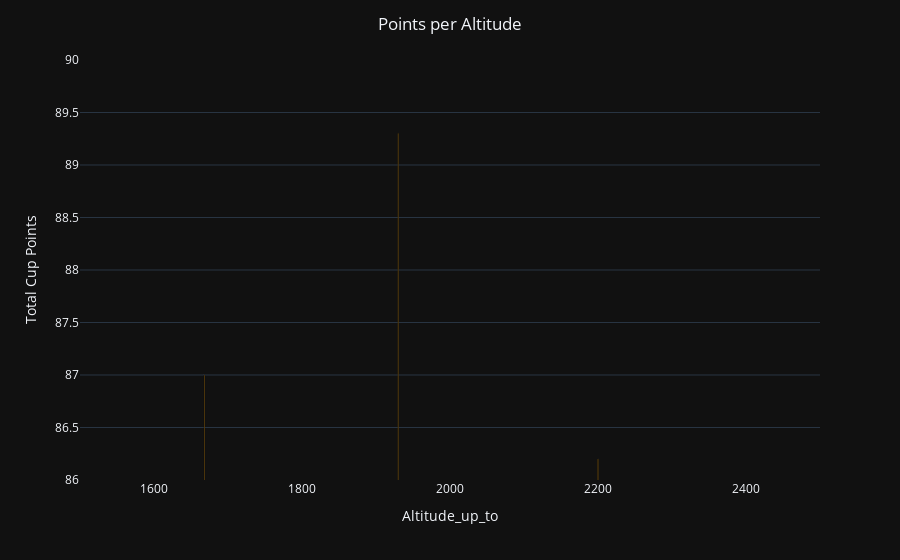

Notebook code for this chart:
### Code cell
fig1 = (
    px.bar(plot_df_score_per_altitude, x='Altitude_up_to', y='Total Cup Points', text='Total Cup Points')
    .update_layout(
        title='Points per Altitude',
        title_x=0.5,
        xaxis_range=[1500,2500],
        yaxis_range=[86,90],
        template = 'plotly_dark'
    )
    .update_traces(
        marker_color='#ffa500'
    )
)
fig1.show()

### Figure 1 — Plotly figure (JSON) as saved in the notebook; plotly's stock layout.template omitted (floating-point values rounded to 4 significant figures)
{"data": [{"alignmentgroup": "True", "hovertemplate": "Altitude_up_to=%{x}<br>Total Cup Points=%{text}<extra></extra>", "legendgroup": "", "marker": {"color": "#ffa500", "pattern": {"shape": ""}}, "name": "", "offsetgroup": "", "orientation": "v", "showlegend": false, "text": [89.3, 87, 86.2, 85.8, 85.6, 85.5, 85.4, 85.4, 85.3, 85.3, 85.1, 85, 85, 84.9, 84.8, 84.8, 84.7, 84.6, 84.5, 84.5, 84.5, 84.5, 84.4, 84.3, 84.2, 84.2, 84.2, 83.9, 83.8, 83.8, 83.8, 83.8, 83.8, 83.7, 83.7, 83.5, 83.4, 83.4, 83.3, 83.3, 83.3, 83.3, 83.3, 83.2, 83.2, 83.2, 83.1, 83.1, 83, 83, 83, 82.8, 82.8, 82.7, 82.6, 82.6, 82.5, 82.5, 82.5, 82.3, 82.3, 82.3, 82.1, 82, 81.8, 81.8, 81.7, 81.5], "textposition": "auto", "type": "bar", "x": [1930, 1668, 2200, 2100, 1250, 1060, 250, 2000, 2350, 668, 850, 1900, 4700, 650, 1654, 230, 4895, 700, 1943, 150, 1850, 520, 1750, 2361, 1700, 400, 1905, 1300, 5650, 800, 1411, 600, 1950, 1470, 0, 500, 1350, 1600, 1400, 1325, 1368, 750, 1450, 340, 1800, 1390, 1580, 1200, 1500, 300, 1650, 1280, 900, 1100, 165, 465, 640, 1340, 139, 1000, 140, 1040, 460, 1550, 1574, 5400, 950, 435], "xaxis": "x", "y": [89.3, 87, 86.2, 85.8, 85.6, 85.5, 85.4, 85.4, 85.3, 85.3, 85.1, 85, 85, 84.9, 84.8, 84.8, 84.7, 84.6, 84.5, 84.5, 84.5, 84.5, 84.4, 84.3, 84.2, 84.2, 84.2, 83.9, 83.8, 83.8, 83.8, 83.8, 83.8, 83.7, 83.7, 83.5, 83.4, 83.4, 83.3, 83.3, 83.3, 83.3, 83.3, 83.2, 83.2, 83.2, 83.1, 83.1, 83, 83, 83, 82.8, 82.8, 82.7, 82.6, 82.6, 82.5, 82.5, 82.5, 82.3, 82.3, 82.3, 82.1, 82, 81.8, 81.8, 81.7, 81.5], "yaxis": "y"}], "layout": {"autosize": true, "barmode": "relative", "legend": {"tracegroupgap": 0}, "margin": {"t": 60}, "title": {"text": "Points per Altitude", "x": 0.5}, "xaxis": {"anchor": "y", "domain": [0, 1], "range": [1500, 2500], "title": {"text": "Altitude_up_to"}, "type": "linear"}, "yaxis": {"anchor": "x", "domain": [0, 1], "range": [86, 90], "title": {"text": "Total Cup Points"}, "type": "linear"}}}
